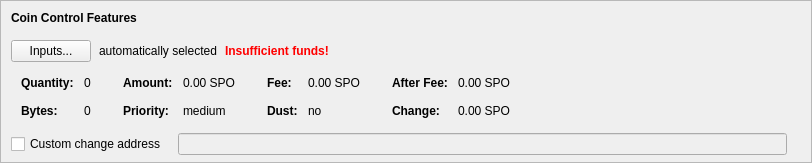
    <widget class="QFrame" name="frameCoinControl">
     <property name="sizePolicy">
      <sizepolicy hsizetype="Expanding" vsizetype="Expanding">
       <horstretch>0</horstretch>
       <verstretch>0</verstretch>
      </sizepolicy>
     </property>
     <property name="maximumSize">
      <size>
       <width>16777215</width>
       <height>16777215</height>
      </size>
     </property>
     <property name="frameShape">
      <enum>QFrame::StyledPanel</enum>
     </property>
     <property name="frameShadow">
      <enum>QFrame::Sunken</enum>
     </property>
     <layout class="QVBoxLayout" name="verticalLayoutCoinControl2">
      <property name="spacing">
       <number>0</number>
      </property>
      <property name="leftMargin">
       <number>0</number>
      </property>
      <property name="topMargin">
       <number>0</number>
      </property>
      <property name="rightMargin">
       <number>0</number>
      </property>
      <property name="bottomMargin">
       <number>6</number>
      </property>
      <item>
       <layout class="QVBoxLayout" name="verticalLayoutCoinControl" stretch="0,0,0,0,1">
        <property name="spacing">
         <number>0</number>
        </property>
        <property name="leftMargin">
         <number>10</number>
        </property>
        <property name="topMargin">
         <number>10</number>
        </property>
        <item>
         <layout class="QHBoxLayout" name="horizontalLayoutCoinControl1">
          <property name="bottomMargin">
           <number>15</number>
          </property>
          <item>
           <widget class="QLabel" name="labelCoinControlFeatures">
            <property name="sizePolicy">
             <sizepolicy hsizetype="Preferred" vsizetype="Maximum">
              <horstretch>0</horstretch>
              <verstretch>0</verstretch>
             </sizepolicy>
            </property>
            <property name="font">
             <font>
              <weight>75</weight>
              <bold>true</bold>
             </font>
            </property>
            <property name="styleSheet">
             <string notr="true">font-weight:bold;</string>
            </property>
            <property name="text">
             <string>Coin Control Features</string>
            </property>
           </widget>
          </item>
         </layout>
        </item>
        <item>
         <layout class="QHBoxLayout" name="horizontalLayoutCoinControl2" stretch="0,0,0,0">
          <property name="spacing">
           <number>8</number>
          </property>
          <property name="bottomMargin">
           <number>10</number>
          </property>
          <item>
           <widget class="QPushButton" name="pushButtonCoinControl">
            <property name="styleSheet">
             <string notr="true"/>
            </property>
            <property name="text">
             <string>Inputs...</string>
            </property>
            <property name="autoDefault">
             <bool>false</bool>
            </property>
           </widget>
          </item>
          <item>
           <widget class="QLabel" name="labelCoinControlAutomaticallySelected">
            <property name="text">
             <string>automatically selected</string>
            </property>
            <property name="margin">
             <number>5</number>
            </property>
           </widget>
          </item>
          <item>
           <widget class="QLabel" name="labelCoinControlInsuffFunds">
            <property name="font">
             <font>
              <weight>75</weight>
              <bold>true</bold>
             </font>
            </property>
            <property name="styleSheet">
             <string notr="true">color:red;font-weight:bold;</string>
            </property>
            <property name="text">
             <string>Insufficient funds!</string>
            </property>
            <property name="margin">
             <number>5</number>
            </property>
           </widget>
          </item>
          <item>
           <spacer name="horizontalSpacerCoinControl">
            <property name="orientation">
             <enum>Qt::Horizontal</enum>
            </property>
            <property name="sizeHint" stdset="0">
             <size>
              <width>40</width>
              <height>1</height>
             </size>
            </property>
           </spacer>
          </item>
         </layout>
        </item>
        <item>
         <widget class="QWidget" name="widgetCoinControl" native="true">
          <property name="sizePolicy">
           <sizepolicy hsizetype="Preferred" vsizetype="Preferred">
            <horstretch>0</horstretch>
            <verstretch>0</verstretch>
           </sizepolicy>
          </property>
          <property name="minimumSize">
           <size>
            <width>0</width>
            <height>0</height>
           </size>
          </property>
          <property name="styleSheet">
           <string notr="true"/>
          </property>
          <layout class="QHBoxLayout" name="horizontalLayoutCoinControl5">
           <property name="leftMargin">
            <number>0</number>
           </property>
           <property name="topMargin">
            <number>0</number>
           </property>
           <property name="rightMargin">
            <number>0</number>
           </property>
           <property name="bottomMargin">
            <number>0</number>
           </property>
           <item>
            <layout class="QHBoxLayout" name="horizontalLayoutCoinControl3" stretch="0,0,0,1">
             <property name="spacing">
              <number>20</number>
             </property>
             <property name="topMargin">
              <number>0</number>
             </property>
             <property name="bottomMargin">
              <number>10</number>
             </property>
             <item>
              <layout class="QFormLayout" name="formLayoutCoinControl1">
               <property name="horizontalSpacing">
                <number>10</number>
               </property>
               <property name="verticalSpacing">
                <number>14</number>
               </property>
               <property name="leftMargin">
                <number>10</number>
               </property>
               <property name="topMargin">
                <number>4</number>
               </property>
               <property name="rightMargin">
                <number>6</number>
               </property>
               <item row="0" column="0">
                <widget class="QLabel" name="labelCoinControlQuantityText">
                 <property name="font">
                  <font>
                   <weight>75</weight>
                   <bold>true</bold>
                  </font>
                 </property>
                 <property name="text">
                  <string>Quantity:</string>
                 </property>
                 <property name="margin">
                  <number>0</number>
                 </property>
                </widget>
               </item>
               <item row="0" column="1">
                <widget class="QLabel" name="labelCoinControlQuantity">
                 <property name="cursor">
                  <cursorShape>IBeamCursor</cursorShape>
                 </property>
                 <property name="contextMenuPolicy">
                  <enum>Qt::ActionsContextMenu</enum>
                 </property>
                 <property name="text">
                  <string notr="true">0</string>
                 </property>
                 <property name="margin">
                  <number>0</number>
                 </property>
                 <property name="textInteractionFlags">
                  <set>Qt::LinksAccessibleByMouse|Qt::TextSelectableByKeyboard|Qt::TextSelectableByMouse</set>
                 </property>
                </widget>
               </item>
               <item row="1" column="0">
                <widget class="QLabel" name="labelCoinControlBytesText">
                 <property name="font">
                  <font>
                   <weight>75</weight>
                   <bold>true</bold>
                  </font>
                 </property>
                 <property name="text">
                  <string>Bytes:</string>
                 </property>
                </widget>
               </item>
               <item row="1" column="1">
                <widget class="QLabel" name="labelCoinControlBytes">
                 <property name="cursor">
                  <cursorShape>IBeamCursor</cursorShape>
                 </property>
                 <property name="contextMenuPolicy">
                  <enum>Qt::ActionsContextMenu</enum>
                 </property>
                 <property name="text">
                  <string notr="true">0</string>
                 </property>
                 <property name="textInteractionFlags">
                  <set>Qt::LinksAccessibleByMouse|Qt::TextSelectableByKeyboard|Qt::TextSelectableByMouse</set>
                 </property>
                </widget>
               </item>
              </layout>
             </item>
             <item>
              <layout class="QFormLayout" name="formLayoutCoinControl2">
               <property name="horizontalSpacing">
                <number>10</number>
               </property>
               <property name="verticalSpacing">
                <number>14</number>
               </property>
               <property name="leftMargin">
                <number>6</number>
               </property>
               <property name="topMargin">
                <number>4</number>
               </property>
               <property name="rightMargin">
                <number>6</number>
               </property>
               <item row="0" column="0">
                <widget class="QLabel" name="labelCoinControlAmountText">
                 <property name="font">
                  <font>
                   <weight>75</weight>
                   <bold>true</bold>
                  </font>
                 </property>
                 <property name="text">
                  <string>Amount:</string>
                 </property>
                 <property name="margin">
                  <number>0</number>
                 </property>
                </widget>
               </item>
               <item row="0" column="1">
                <widget class="QLabel" name="labelCoinControlAmount">
                 <property name="cursor">
                  <cursorShape>IBeamCursor</cursorShape>
                 </property>
                 <property name="contextMenuPolicy">
                  <enum>Qt::ActionsContextMenu</enum>
                 </property>
                 <property name="text">
                  <string notr="true">0.00 SPO</string>
                 </property>
                 <property name="textInteractionFlags">
                  <set>Qt::LinksAccessibleByMouse|Qt::TextSelectableByKeyboard|Qt::TextSelectableByMouse</set>
                 </property>
                </widget>
               </item>
               <item row="1" column="0">
                <widget class="QLabel" name="labelCoinControlPriorityText">
                 <property name="font">
                  <font>
                   <weight>75</weight>
                   <bold>true</bold>
                  </font>
                 </property>
                 <property name="text">
                  <string>Priority:</string>
                 </property>
                </widget>
               </item>
               <item row="1" column="1">
                <widget class="QLabel" name="labelCoinControlPriority">
                 <property name="cursor">
                  <cursorShape>IBeamCursor</cursorShape>
                 </property>
                 <property name="contextMenuPolicy">
                  <enum>Qt::ActionsContextMenu</enum>
                 </property>
                 <property name="text">
                  <string>medium</string>
                 </property>
                 <property name="textInteractionFlags">
                  <set>Qt::LinksAccessibleByMouse|Qt::TextSelectableByKeyboard|Qt::TextSelectableByMouse</set>
                 </property>
                </widget>
               </item>
              </layout>
             </item>
             <item>
              <layout class="QFormLayout" name="formLayoutCoinControl3">
               <property name="horizontalSpacing">
                <number>10</number>
               </property>
               <property name="verticalSpacing">
                <number>14</number>
               </property>
               <property name="leftMargin">
                <number>6</number>
               </property>
               <property name="topMargin">
                <number>4</number>
               </property>
               <property name="rightMargin">
                <number>6</number>
               </property>
               <item row="0" column="0">
                <widget class="QLabel" name="labelCoinControlFeeText">
                 <property name="font">
                  <font>
                   <weight>75</weight>
                   <bold>true</bold>
                  </font>
                 </property>
                 <property name="text">
                  <string>Fee:</string>
                 </property>
                 <property name="margin">
                  <number>0</number>
                 </property>
                </widget>
               </item>
               <item row="0" column="1">
                <widget class="QLabel" name="labelCoinControlFee">
                 <property name="cursor">
                  <cursorShape>IBeamCursor</cursorShape>
                 </property>
                 <property name="contextMenuPolicy">
                  <enum>Qt::ActionsContextMenu</enum>
                 </property>
                 <property name="text">
                  <string notr="true">0.00 SPO</string>
                 </property>
                 <property name="textInteractionFlags">
                  <set>Qt::LinksAccessibleByMouse|Qt::TextSelectableByKeyboard|Qt::TextSelectableByMouse</set>
                 </property>
                </widget>
               </item>
               <item row="1" column="0">
                <widget class="QLabel" name="labelCoinControlLowOutputText">
                 <property name="font">
                  <font>
                   <weight>75</weight>
                   <bold>true</bold>
                  </font>
                 </property>
                 <property name="text">
                  <string>Dust:</string>
                 </property>
                </widget>
               </item>
               <item row="1" column="1">
                <widget class="QLabel" name="labelCoinControlLowOutput">
                 <property name="cursor">
                  <cursorShape>IBeamCursor</cursorShape>
                 </property>
                 <property name="contextMenuPolicy">
                  <enum>Qt::ActionsContextMenu</enum>
                 </property>
                 <property name="text">
                  <string>no</string>
                 </property>
                 <property name="textInteractionFlags">
                  <set>Qt::LinksAccessibleByMouse|Qt::TextSelectableByKeyboard|Qt::TextSelectableByMouse</set>
                 </property>
                </widget>
               </item>
              </layout>
             </item>
             <item>
              <layout class="QFormLayout" name="formLayoutCoinControl4">
               <property name="horizontalSpacing">
                <number>10</number>
               </property>
               <property name="verticalSpacing">
                <number>14</number>
               </property>
               <property name="leftMargin">
                <number>6</number>
               </property>
               <property name="topMargin">
                <number>4</number>
               </property>
               <property name="rightMargin">
                <number>6</number>
               </property>
               <item row="0" column="0">
                <widget class="QLabel" name="labelCoinControlAfterFeeText">
                 <property name="font">
                  <font>
                   <weight>75</weight>
                   <bold>true</bold>
                  </font>
                 </property>
                 <property name="text">
                  <string>After Fee:</string>
                 </property>
                 <property name="margin">
                  <number>0</number>
                 </property>
                </widget>
               </item>
               <item row="0" column="1">
                <widget class="QLabel" name="labelCoinControlAfterFee">
                 <property name="cursor">
                  <cursorShape>IBeamCursor</cursorShape>
                 </property>
                 <property name="contextMenuPolicy">
                  <enum>Qt::ActionsContextMenu</enum>
                 </property>
                 <property name="text">
                  <string notr="true">0.00 SPO</string>
                 </property>
                 <property name="textInteractionFlags">
                  <set>Qt::LinksAccessibleByMouse|Qt::TextSelectableByKeyboard|Qt::TextSelectableByMouse</set>
                 </property>
                </widget>
               </item>
               <item row="1" column="0">
                <widget class="QLabel" name="labelCoinControlChangeText">
                 <property name="font">
                  <font>
                   <weight>75</weight>
                   <bold>true</bold>
                  </font>
                 </property>
                 <property name="text">
                  <string>Change:</string>
                 </property>
                </widget>
               </item>
               <item row="1" column="1">
                <widget class="QLabel" name="labelCoinControlChange">
                 <property name="cursor">
                  <cursorShape>IBeamCursor</cursorShape>
                 </property>
                 <property name="contextMenuPolicy">
                  <enum>Qt::ActionsContextMenu</enum>
                 </property>
                 <property name="text">
                  <string notr="true">0.00 SPO</string>
                 </property>
                 <property name="textInteractionFlags">
                  <set>Qt::LinksAccessibleByMouse|Qt::TextSelectableByKeyboard|Qt::TextSelectableByMouse</set>
                 </property>
                </widget>
               </item>
              </layout>
             </item>
            </layout>
           </item>
          </layout>
         </widget>
        </item>
        <item>
         <layout class="QHBoxLayout" name="horizontalLayoutCoinControl4" stretch="0,0,0">
          <property name="spacing">
           <number>12</number>
          </property>
          <property name="sizeConstraint">
           <enum>QLayout::SetDefaultConstraint</enum>
          </property>
          <property name="topMargin">
           <number>5</number>
          </property>
          <property name="rightMargin">
           <number>5</number>
          </property>
          <item>
           <widget class="QCheckBox" name="checkBoxCoinControlChange">
            <property name="toolTip">
             <string>If this is activated, but the change address is empty or invalid, change will be sent to a newly generated address.</string>
            </property>
            <property name="text">
             <string>Custom change address</string>
            </property>
           </widget>
          </item>
          <item>
           <widget class="QValidatedLineEdit" name="lineEditCoinControlChange">
            <property name="enabled">
             <bool>false</bool>
            </property>
            <property name="sizePolicy">
             <sizepolicy hsizetype="Expanding" vsizetype="Fixed">
              <horstretch>0</horstretch>
              <verstretch>0</verstretch>
             </sizepolicy>
            </property>
           </widget>
          </item>
          <item>
           <widget class="QLabel" name="labelCoinControlChangeLabel">
            <property name="sizePolicy">
             <sizepolicy hsizetype="Preferred" vsizetype="Expanding">
              <horstretch>0</horstretch>
              <verstretch>0</verstretch>
             </sizepolicy>
            </property>
            <property name="minimumSize">
             <size>
              <width>0</width>
              <height>0</height>
             </size>
            </property>
            <property name="text">
             <string/>
            </property>
            <property name="margin">
             <number>3</number>
            </property>
           </widget>
          </item>
         </layout>
        </item>
        <item>
         <spacer name="verticalSpacerCoinControl">
          <property name="orientation">
           <enum>Qt::Vertical</enum>
          </property>
          <property name="sizeHint" stdset="0">
           <size>
            <width>800</width>
            <height>1</height>
           </size>
          </property>
         </spacer>
        </item>
       </layout>
      </item>
     </layout>
    </widget>
